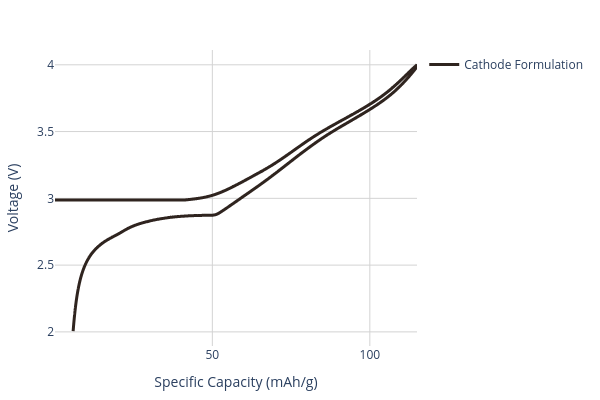

Source (notebook cell):
### Code cell
# Create the cathode formulation

cathode_active_material = CathodeMaterial.from_database("NFM111 (Vendor C)")
cathode_conductive_additive = ConductiveAdditive.from_database("Super P")
cathode_binder = Binder.from_database("PVDF")


cathode_formulation = CathodeFormulation(
    active_materials={
        cathode_active_material: 95
    },
    binders={
        cathode_binder: 2.5
    },
    conductive_additives={
        cathode_conductive_additive: 2.5
    }
)

cathode_formulation.plot_half_cell_curve(width=600, height=400)

### Figure 1 — Plotly figure (JSON) as saved in the notebook; plotly's stock layout.template omitted (floating-point values rounded to 4 significant figures; data arrays with more than 128 entries replaced by an {"elided": "..."} marker saying what was removed)
{"data": [{"customdata": {"elided": "8604 str values"}, "hovertemplate": "<b>%{fullData.name}</b><br>Capacity: %{x:.2f} mAh/g<br>Voltage: %{y:.3f} V<br>Direction: %{customdata}<extra></extra>", "line": {"color": "#2f241f", "shape": "spline", "width": 3}, "mode": "lines", "name": "Cathode Formulation", "showlegend": true, "type": "scatter", "x": {"elided": "8604 float values"}, "y": {"elided": "8604 float values"}}], "layout": {"height": 400, "hovermode": "closest", "legend": {"orientation": "v", "x": 1.02, "xanchor": "left", "y": 1, "yanchor": "top"}, "margin": {"b": 50, "l": 50, "r": 50, "t": 50}, "paper_bgcolor": "white", "plot_bgcolor": "white", "title": {"text": ""}, "width": 600, "xaxis": {"gridcolor": "lightgray", "showgrid": true, "title": {"text": "Specific Capacity (mAh/g)"}, "zeroline": true, "zerolinecolor": "black", "zerolinewidth": 1}, "yaxis": {"gridcolor": "lightgray", "showgrid": true, "title": {"text": "Voltage (V)"}, "zeroline": true, "zerolinecolor": "black", "zerolinewidth": 1}}}
